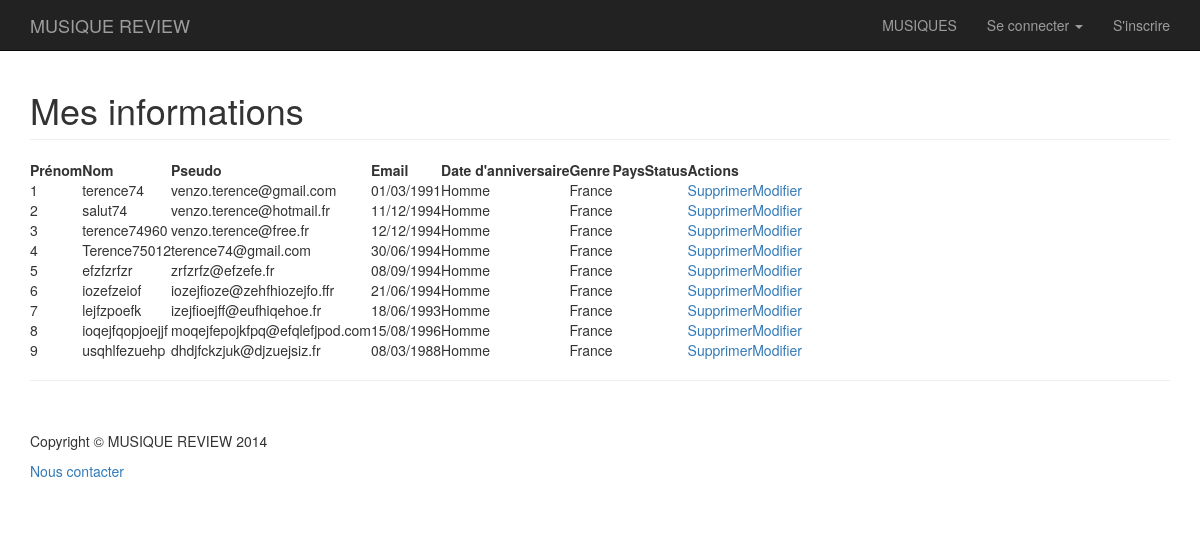
The app's page /account.php, older data.
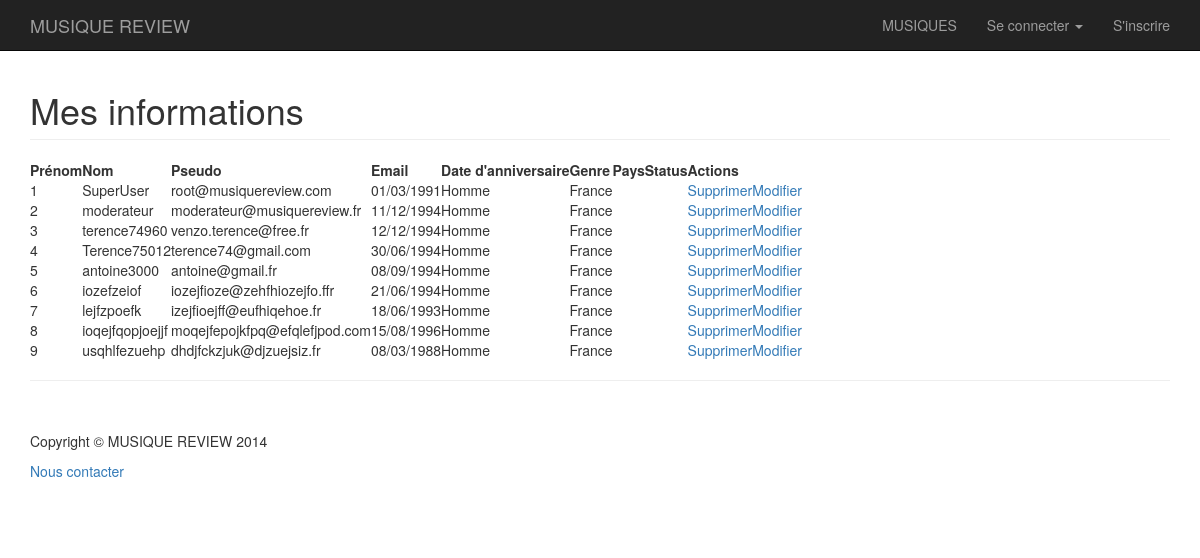
The same page, newer data.
### tables this page shows
CREATE TABLE USERS(
        id             BIGINT NOT NULL PRIMARY KEY AUTO_INCREMENT,
        email          Varchar (60) NOT NULL UNIQUE KEY,
        pseudo         Varchar (30) NOT NULL ,
        image          Text,
        gender         Char (1) NOT NULL ,
        firstname      Varchar (30) NOT NULL ,
        lastname       Varchar (30) NOT NULL ,
        birthday       Date NOT NULL ,
        register_date  Date NOT NULL ,
        country        Char (2) NOT NULL ,
        pwd            Varchar (60) NOT NULL ,
        moderator      TinyINT NOT NULL DEFAULT 0,
        access_token   Varchar (60) ,
        update_date    Date ,
        connect_date   Date ,
        trophy_points  Int NOT NULL DEFAULT 0 ,
        active_account TinyINT,
        UNIQUE (pseudo)
);

### conf.inc.php (called while the page is built, shortened)
<?php
$listOfCountry=[
				"fr" => "France",
				"it" => "Italie",
				"pl" => "Pologne"
				];
$listOfGender=[
		"m" => "Homme",
		"w" => "Femme",
		"o" => "Autre"
		];

### account.php (the view, shortened to what this page needs)
<?php
  include 'navbar.php';
  require_once "conf.inc.php";
?>
    <div class="container">
        <div class="row">
            <div class="col-lg-12">
                <h1 class="page-header">Mes informations</h1>
            </div>
        </div>
        <div>
            <?php
                $connection = dbConnect ();
                $query = $connection -> prepare ("SELECT * FROM USERS WHERE active_account=1");
                $query -> execute();
                $users = $query -> fetchAll ();
            ?>
            <table>
                <thead>
                    <tr>
                        <th>Prénom</th>
                        <th>Nom</th>
                        <th>Pseudo</th>
                        <th>Email</th>
                        <th>Date d'anniversaire</th>
                        <th>Genre</th>
                        <th>Pays</th>
                        <th>Status</th>
                        <th>Actions</th>
                    </tr>
                </thead>
                    <?php
                        foreach ($users as $user) {
                            echo "<tr>";
                            echo "<td>".$user["id"]."</td>";
                            echo "<td>".$user["pseudo"]."</td>";
                            echo "<td>".$user["email"]."</td>";
                            echo "<td>".date ("d/m/Y", strtotime($user["birthday"]))."</td>";
                            echo "<td>".$listOfGender[$user["gender"]]."</td>";
                            echo "<td>".$listOfCountry[$user["country"]]."</td>";
                            echo "<td>".$user["comment"]."</td>";
                            echo "<td>".$listOfStatus[$user["status"]]."</td>";
                            echo "<td><a href='deleteUser.php?id=".$user["id"]."'>Supprimer</a><a href='updateUser.php?id=".$user["id"]."'>Modifier</a></td>";
                            echo "</tr>";
                        }
                ?>
              </table>
        </div>
        <hr>
<?php
    include "footer.php";
?>

### header.php (shortened to what this page needs)
<!DOCTYPE html>
<html lang="fr">
<head>
    <link href="css/bootstrap.css" rel="stylesheet">
    <link href="css/modern-business.css" rel="stylesheet">
    <link href="font-awesome/css/font-awesome.min.css" rel="stylesheet" type="text/css">
</head>

### navbar.php (shortened to what this page needs)
<?php
  include "header.php";
?>
<body>
    <nav class="navbar navbar-inverse navbar-fixed-top" role="navigation">
        <div class="container">
            <div class="navbar-header">
                <a class="navbar-brand" href="index.php">MUSIQUE REVIEW</a>
            </div>
            <div class="collapse navbar-collapse" id="bs-example-navbar-collapse-1">
                <ul class="nav navbar-nav navbar-right">
                    <li>
                        <a href="music.php">MUSIQUES</a>
                    </li>
                    <?php
                        if ( !isset($_SESSION['id'])){
                            echo
                            '<li class="dropdown">
                                <a  class="dropdown-toggle" data-toggle="dropdown">Se connecter <b class="caret"></b></a>
                                <ul class="dropdown-menu">
                                     <li>
                                        <form method=POST action="connection.php">
                                            <label>Email:</label><br>
                                            <input type="email" name="email" placeholder="Votre email" required="required">
                                            <label>Mot de passe:</label><br>
                                            <input type="password" name="pwd" placeholder="Votre mot de passe" required="required">
                                            <input type="submit" value="Se connecter">
                                        </form>
                                    </li>
                                    <li>
                                </ul>
                            </li>'.
                            "<li>
                                <a href='inscription.php'>S'inscrire</a>
                            </li>";
                        }
                    ?>
                </ul>
            </div>
        </div>
    </nav>

### footer.php (shortened to what this page needs)
		<footer>
		    <div class="row">
		        <div class="col-lg-12">
			        <p>Copyright &copy; MUSIQUE REVIEW 2014</p>
			        <a href="contact.php">Nous contacter</a>
		        </div>
		    </div>
	</footer>
	</div>
	</body>
</html>

### css/modern-business.css (style rules this page uses)
html, body { height: 100%; }
body { padding-top: 50px; }
footer { margin: 50px 0; }

Row changes from the older to the newer data that the page shows:
changed users id 1: pseudo "terence74" → "SuperUser"; email "venzo.terence@gmail.com" → "root@musiquereview.com"
changed users id 2: pseudo "salut74" → "moderateur"; email "venzo.terence@hotmail.fr" → "moderateur@musiquereview.fr"
changed users id 5: pseudo "efzfzrfzr" → "antoine3000"; email "zrfzrfz@efzefe.fr" → "antoine@gmail.fr"
